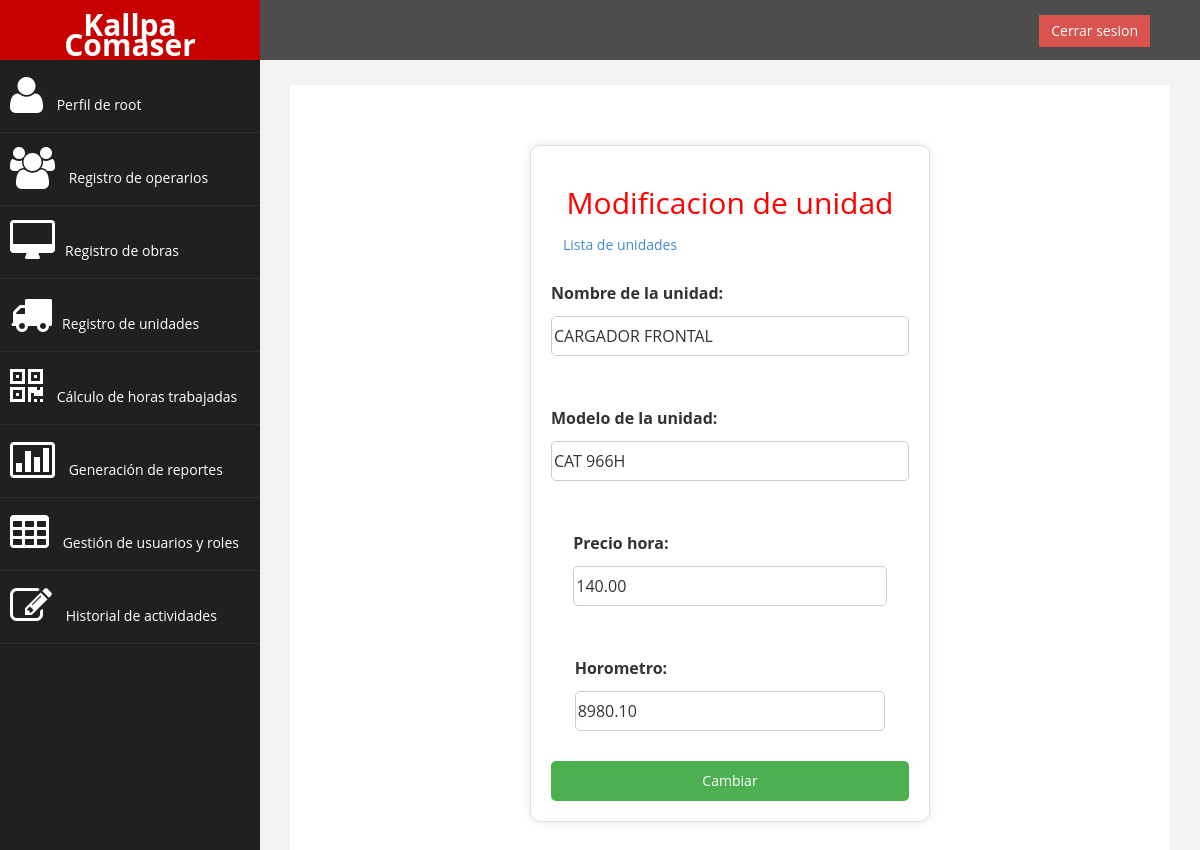
/modificar_unidad/CF-KC-01/ (signed in), run on the app's committed database.
### sistemaLogeo/models.py (models this page shows, shortened)
class UNIDAD(models.Model):
    CodUni = models.CharField(max_length=60, primary_key=True)
    NomUni = models.CharField(max_length=60)
    ModUni = models.CharField(max_length=60)
    PreHor = models.DecimalField(max_digits=10, decimal_places=2)
    HorUni = models.DecimalField(max_digits=10, decimal_places=2)

### sistemaLogeo/views.py (the view)
# urls.py: path('modificar_unidad/<str:unidad_CodUni>/', modificar_unidad, name='modificar_unidad'),
@login_required
@user_passes_test(permisoElevados, login_url='/')
def modificar_unidad(request, unidad_CodUni):
    unidad = get_object_or_404(UNIDAD, CodUni=unidad_CodUni)
    if request.method == 'POST':
        form = cambioUnidad(request.POST, instance=unidad)
        if form.is_valid():
            form.save()
            return redirect('listar_unidades')
    else:
        form = cambioUnidad(instance=unidad)
    return render(request, 'unidades/modificar_unidad.html', {'form': form, 'unidad': unidad})

### sistemaLogeo/forms.py
class cambioUnidad(forms.ModelForm):
    NomUni = forms.CharField(max_length=60,label='Nombre de la unidad')
    ModUni = forms.CharField(max_length=60,label='Modelo de la unidad')
    PreHor = forms.DecimalField(max_digits=10, decimal_places=2,label='Precio hora', min_value=0)
    HorUni = forms.DecimalField(max_digits=10, decimal_places=2,label='Horometro', min_value=0)
    class Meta:
        model = UNIDAD
        fields = ['NomUni', 'ModUni', 'PreHor', 'HorUni']

### sistemaLogeo/views.py (called while the page is built)
def permisoElevados(user):
    return user.is_staff or user.is_superuser

### sistemaLogeo/templates/unidades/modificar_unidad.html (shortened to what this page needs)
{% extends "base.html" %}
{% block nuevo %}
{% load static %}
<link rel="stylesheet" type="text/css" href="{% static 'css/form.css' %}">
{% endblock %}
{% block content %}
<div class="container" style="width: 400px;">
    <h2 class="text-center">Modificacion de unidad</h2>
    <a href="{% url 'listar_unidades'%}" class="btn square-btn-adjust">Lista de unidades</a>
    <form method="post">
        {{ form.as_p }}
        <button id="funcionamiento" type="submit">Cambiar</button>
    </form>
</div>
{% endblock %}

### sistemaLogeo/templates/base.html (shortened to what this page needs)
{% load static %}
<!DOCTYPE html>
<html lang="es">
<head>
    <link rel="stylesheet" type="text/css" href="{% static 'css/bootstrap.css' %}">
    <link rel="stylesheet" type="text/css" href="{% static 'css/custom.css' %}">
    <link rel="stylesheet" type="text/css" href="{% static 'css/font-awesome.css' %}">
    {% block nuevo %}{% endblock %}
</head>
<body>
    <div id="wrapper">
        <nav class="navbar navbar-default navbar-cls-top " role="navigation" style="margin-bottom: 0">
            <div class="navbar-header">
                <a class="navbar-brand" href="{% url 'index'%}">Kallpa Comaser</a>
            </div>
            <div style="color: white; padding: 15px 50px 5px 50px; float: right; font-size: 16px;">
                {% if user.is_authenticated %}
                <a href="{% url 'logout'%}" class="btn btn-danger square-btn-adjust">Cerrar sesion</a>
                {% else %}
                <a href="{% url 'login'%}" class="btn btn-danger square-btn-adjust">Iniciar sesion</a>
                {% endif %}
            </div>
        </nav>
        <nav class="navbar-default navbar-side" role="navigation">
            <div class="sidebar-collapse">
                <ul class="nav" id="main-menu">
                    {% if user.is_authenticated %}
                    <li>
                        <a href="{% url 'index'%}"><i class="fa fa-user fa-3x"></i> Perfil de {{ user.username }}</a>
                    </li>
                    {% if user.is_superuser or user.is_staff %}
                    <li>
                        <a href="{% url 'listar_usuarios'%}"><i class="fa fa-users fa-3x"></i> Registro de operarios</a>
                    </li>
                    <li>
                        <a href="{% url 'listar_obras'%}"><i class="fa fa-desktop fa-3x"></i>Registro de obras </a>
                    </li>
                    <li>
                        <a href="{% url 'listar_unidades'%}"><i class="fa fa-truck fa-3x"></i>Registro de unidades </a>
                    </li>
                    <li>
                        <a href="{% url 'index'%}"><i class="fa fa-qrcode fa-3x"></i> Cálculo de horas trabajadas</a>
                    </li>
                    <li>
                        <a href="{% url 'index'%}"><i class="fa fa-bar-chart-o fa-3x"></i> Generación de reportes</a>
                    </li>
                    <li>
                        <a href="{% url 'index'%}"><i class="fa fa-table fa-3x"></i> Gestión de usuarios y roles</a>
                    </li>
                    <li>
                        <a href="{% url 'index'%}"><i class="fa fa-edit fa-3x"></i> Historial de actividades </a>
                    </li>
                    {% endif %}
                    {% endif %}
                </ul>
            </div>
        </nav>
        <div id="page-wrapper">
            <div id="page-inner">
                {% block content %}{% endblock %}
            </div>
        </div>
    </div>
</body>
</html>

### sistemaLogeo/static/css/custom.css (style rules this page uses)
body { font-family: 'Open Sans', sans-serif; }
#wrapper { width: 100%; background: #202020; }
#page-wrapper { padding: 15px 15px; min-height: 600px; background: #F3F3F3; }
#page-inner { width: 100%; margin: 10px 20px 10px 0px; background-color: #fff !important; padding: 10px; min-height: 1200px; }
.text-center { text-align: center; }
h2 { color: #f00; }
.square-btn-adjust { border: 0px solid transparent; -webkit-border-radius: 0px; -moz-border-radius: 0px; border-radius: 0px; }
p { font-size: 16px; line-height: 25px; padding-top: 20px; }
.navbar-cls-top .navbar-brand { color: #fff; background: #C90000; width: 260px; text-align: center; height: 60px; font-size: 30px; font-weight: 700; }
.sidebar-collapse, .sidebar-collapse .nav { background: none; }
.sidebar-collapse .nav { padding: 0; }
.sidebar-collapse .nav>li>a { color: #fff; background: #202020; text-shadow: none; }
.sidebar-collapse>.nav>li>a { padding: 15px 10px; }
.sidebar-collapse>.nav>li { border-bottom: 1px solid rgba(107, 108, 109, 0.19); }
.navbar-side { border: none; background-color: #202020; }
.navbar-cls-top { background: #4D4D4D; border-bottom: none; }
.navbar-default { border: 0px solid black; }
.navbar-header { background: #A70303; }
.nav>li>a>i { margin-right: 10px; }
@media (min-width:768px) { #page-wrapper { margin: 0 0 0 260px; padding: 15px 30px; min-height: 1200px; } }
@media (min-width:768px) { .navbar-side { z-index: 1; position: absolute; width: 260px; } }
@media (min-width:768px) { .navbar { border-radius: 0px; } }

### sistemaLogeo/static/css/form.css (style rules this page uses)
.container { width: 350px; background-color: #fff; padding: 20px; border: 1px solid #ddd; border-radius: 10px; box-shadow: 0 0 10px rgba(0, 0, 0, 0.1); margin: 50px auto; }
form { display: flex; flex-direction: column; align-items: center; }
label { margin-bottom: 10px; }
input[type="text"], input[type="password"], input[type="email"], input[type="number"], input[type="date"], select { width: 100%; height: 40px; margin-bottom: 20px; border: 1px solid #ccc; border-radius: 5px; }
#funcionamiento { width: 100%; height: 40px; background-color: #4CAF50; color: #fff; border: none; border-radius: 5px; cursor: pointer; }

### data on the page
UNIDAD: NomUni "CARGADOR FRONTAL", ModUni "CAT 966H", PreHor "140.00", HorUni "8980.10"

### other printed values
{{ user.username }} "root"
